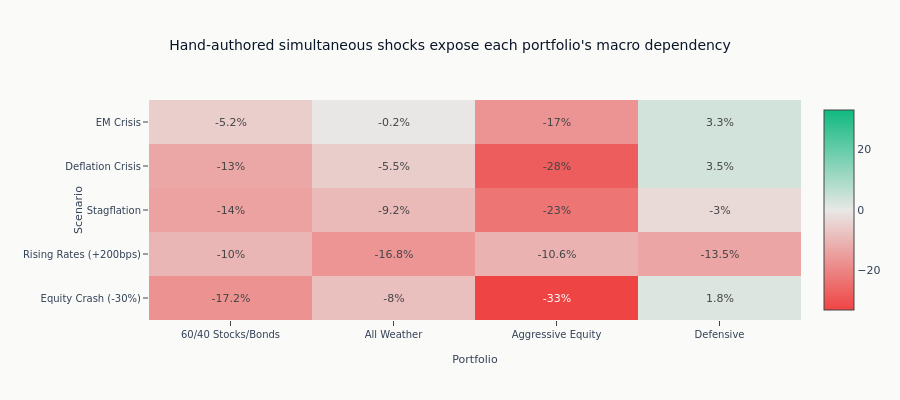

Write notebook code for a chart like this one.
### Markdown cell above
The scenario table is the fastest way to test whether a portfolio is accidentally concentrated
in one macro view, such as falling rates or benign inflation.

### Code cell
# Visualize scenario impacts
pivot_scenario = scenario_df.pivot(on="Portfolio", index="Scenario", values="Impact")

fig = go.Figure(
    data=go.Heatmap(
        z=pivot_scenario.select(portfolio_order).to_numpy(),
        x=portfolio_order,
        y=pivot_scenario["Scenario"].to_list(),
        colorscale=ml4t_diverging(),
        zmid=0,
        text=np.round(pivot_scenario.select(portfolio_order).to_numpy(), 1),
        texttemplate="%{text}%",
    )
)

fig.update_layout(
    title="Hand-authored simultaneous shocks expose each portfolio's macro dependency",
    height=400,
    xaxis_title="Portfolio",
    yaxis_title="Scenario",
    margin={"l": 135},
)
fig.update_yaxes(automargin=True)
fig.show()

### Figure 1 — Plotly figure (JSON) as saved in the notebook; plotly's stock layout.template omitted (floating-point values rounded to 4 significant figures)
{"data": [{"colorscale": [[0.0, "#ef4444"], [0.5, "#e8e8e6"], [1.0, "#10b981"]], "text": [[-17.2, -8.0, -33.0, 1.8], [-10.0, -16.8, -10.6, -13.5], [-14.0, -9.2, -23.0, -3.0], [-13.0, -5.5, -28.0, 3.5], [-5.2, -0.2, -17.0, 3.3]], "texttemplate": "%{text}%", "type": "heatmap", "x": ["60/40 Stocks/Bonds", "All Weather", "Aggressive Equity", "Defensive"], "y": ["Equity Crash (-30%)", "Rising Rates (+200bps)", "Stagflation", "Deflation Crisis", "EM Crisis"], "z": [[-17.2, -8.0, -33.0, 1.8], [-10.0, -16.75, -10.6, -13.5], [-14.0, -9.25, -23.0, -3.0], [-13.0, -5.5, -28.0, 3.5], [-5.2, -0.25, -17.0, 3.3]], "zmid": 0}], "layout": {"height": 400, "margin": {"l": 135}, "title": {"text": "Hand-authored simultaneous shocks expose each portfolio's macro dependency"}, "xaxis": {"title": {"text": "Portfolio"}}, "yaxis": {"automargin": true, "title": {"text": "Scenario"}}}}
